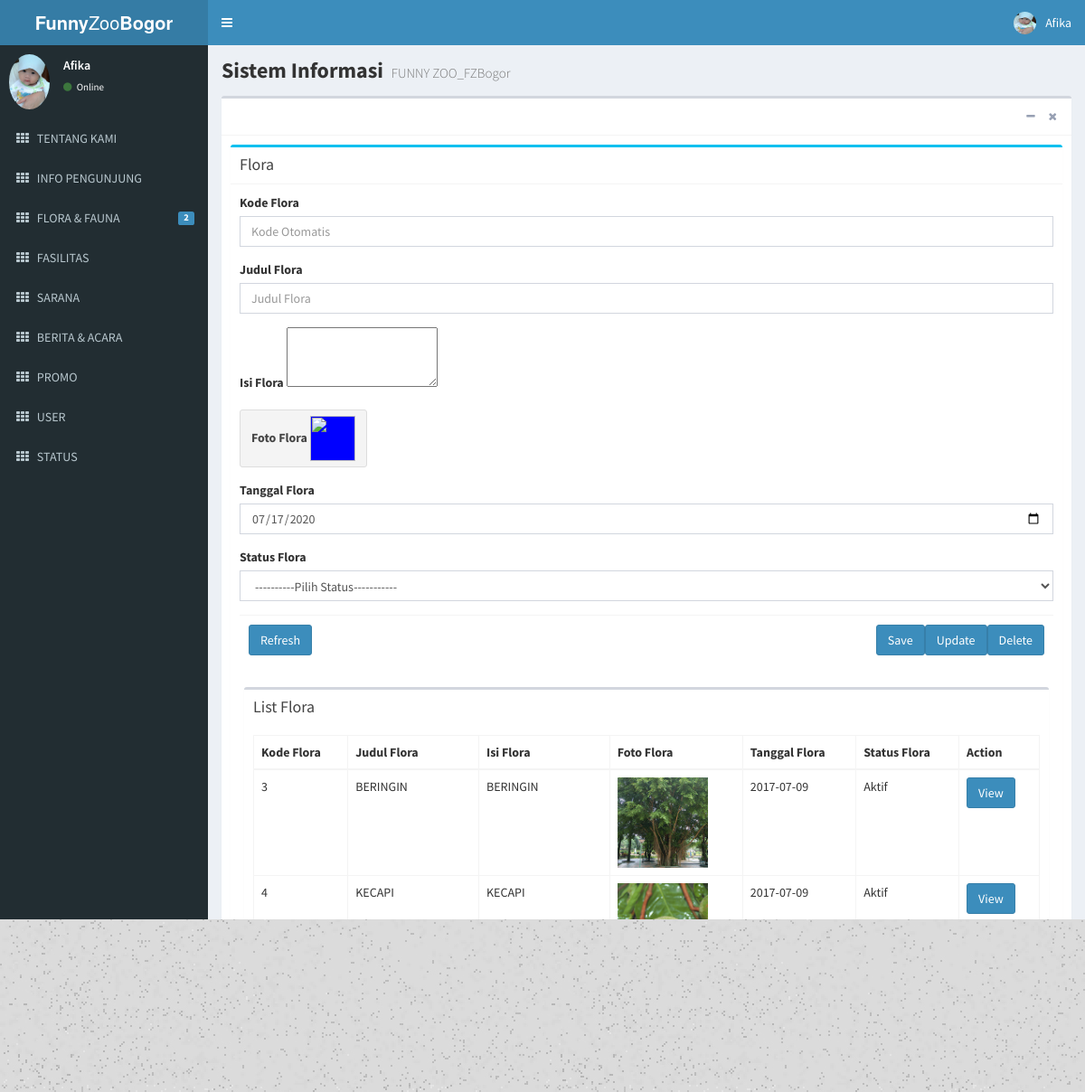
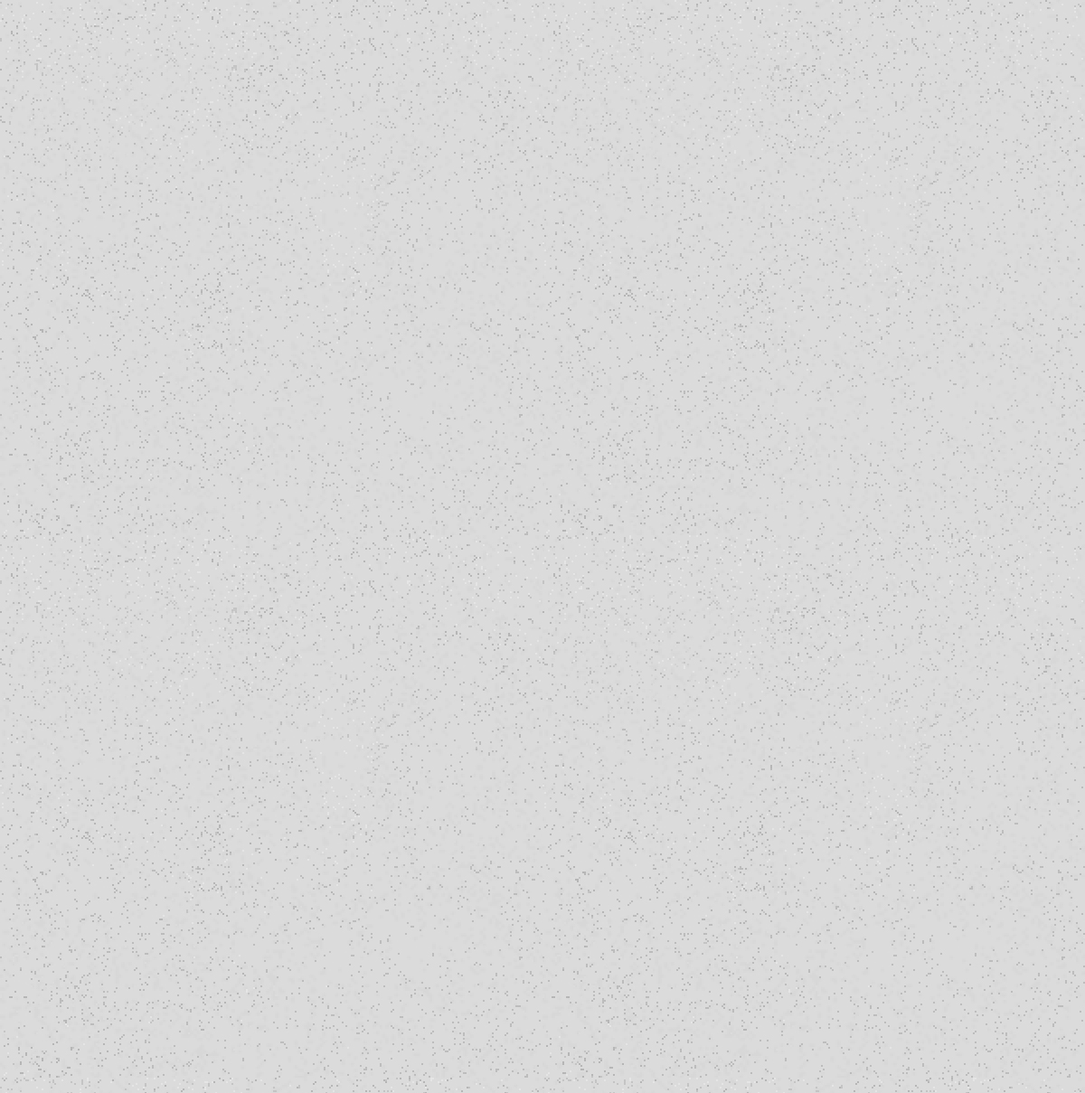
The app's page /funny_zoo/index3.php?id=3 (signed in) with its own data (2 pictures, top to bottom).
### tables this page shows
CREATE TABLE `tbl_flora` (
  `kd_flora` int(11) NOT NULL,
  `judul_flora` varchar(50) NOT NULL,
  `isi_flora` text NOT NULL,
  `foto_flora` varchar(50) NOT NULL,
  `tgl_flora` date NOT NULL,
  `kd_status` int(11) NOT NULL
);

CREATE TABLE `tbl_status` (
  `kd_status` int(11) NOT NULL,
  `status` varchar(50) NOT NULL
);

### funny_zoo/web_flora.php (the view, shortened to what this page needs)
          <div class="box box-info">
            <div class="box-header with-border">
              <h3 class="box-title">Flora</h3>
            </div>
            <div class="box-body" >
              <form role="form" action="" method="post" enctype="multipart/form-data">
              <div class="form-group">
                  <label>Kode Flora</label>
                  <input class="form-control" type="text" name="kd_flora" placeholder="Kode Otomatis" value="<?php echo $data3->kd_flora; ?>"></input>
                </div>
                <div class="form-group">
                  <label>Judul Flora</label>
                  <input class="form-control" type="text" name="judul_flora" placeholder="Judul Flora" value="<?php echo $data3->judul_flora; ?>"></input>
                </div>
                <div class="form-group">
                  <label>Isi Flora</label>
                  <textarea id="ckeditor" class="ckeditor" type="text" rows="3" name="isi_flora"><?php echo $data3->isi_flora; ?></textarea>
                </div>
                <div class="form-group">
                <div class="btn btn-default btn-file">
                  <label>Foto Flora</label>
                  <img src="images/flora/<?php echo $data3->foto_flora; ?>" style="width:50px;height:50px;background-color:blue;"></img>
                </div>
                </div>
                <div class="form-group">
                  <label>Tanggal Flora</label>
                   <input type="date" name="tgl_flora" class="form-control" value="<?php echo date('Y-m-d') ?>">
                </div>
                <div class="form-group">
                  <label>Status Flora</label>
                  <select name="kd_status" class="form-control" >
                    <option value="">----------Pilih Status-----------</option>
                    </select>
                </div>
              <div class="box-footer">
                <a class="btn btn-primary" href="index3.php?id=1">Refresh</a>
                <input type="submit" name="hapus" value="Delete" class="btn btn-primary pull-right">
                <input type="submit" name="ubah" value="Update" class="btn btn-primary pull-right">
                <input type="submit" name="simpan" value="Save" class="btn btn-primary pull-right">
              </div>
            </form>
          </div>
<section class="content">
      <div class="row">
        <div class="col-xs-12">
          <div class="box">
            <div class="box-header">
              <h3 class="box-title">List Flora</h3>
            </div>
            <div class="box-body">
              <table class="table table-bordered table-hover">
                <thead>
                <tr>
                    <th>Kode Flora</th>
                    <th>Judul Flora</th>
                    <th>Isi Flora</th>
                    <th>Foto Flora</th>
                    <th>Tanggal Flora</th>
                    <th>Status Flora</th>
                    <th>Action</th>
                </tr>
                </thead>
                <tbody>
                      <?php
                        include('koneksi.php');
                        $sql="SELECT * FROM tbl_flora";
                        $run=mysqli_query($koneksi,$sql);
                        while($data=mysqli_fetch_object($run))
                        {
                      ?>
                      <tr>
                        <td><?php echo $data->kd_flora; ?></td>
                        <td><?php echo $data->judul_flora; ?></td>
                        <td><?php echo $data->isi_flora; ?></td>
                        <td><img width="100px" height="100px" src="images/flora/<?php echo $data->foto_flora; ?>"></td>
                        <td><?php echo $data->tgl_flora; ?></td>
                        <td>
                          <?php
                              $sql2="select * from tbl_status where kd_status ='".$data->kd_status ."'";
                              $query2=mysqli_query($koneksi,$sql2);
                              $data2=mysqli_fetch_object($query2);
                              echo $data2->status;
                          ?>
                        </td>
                        <td>
                          <a class="btn btn-primary" href="index3.php?id=3&kode=<?php echo $data->kd_flora ?>">View</a>
                        </td>
                      </tr>
                      <?php
                      }
                      ?>
                </tbody>
                </table>
               </div>
            </div>
        </div>
    </div>
</section>

### records on screen
tbl_flora: kd_flora "3", judul_flora "BERINGIN", isi_flora "BERINGIN", foto_flora (picture), tgl_flora "2017-07-09", tbl_status.status "Aktif"
tbl_flora: kd_flora "4", judul_flora "KECAPI", isi_flora "KECAPI", foto_flora (picture), tgl_flora "2017-07-09", tbl_status.status "Aktif"
tbl_flora: kd_flora "5", judul_flora "BUNI", isi_flora "BUNI", foto_flora (picture), tgl_flora "2017-07-09", tbl_status.status "Aktif"
tbl_flora: judul_flora "KEPEL", isi_flora "KEPEL", foto_flora (picture), tgl_flora "2017-07-09", tbl_status.status "Aktif"
tbl_flora: kd_flora "7", judul_flora "MANGGIS", isi_flora "MANGGIS", foto_flora (picture), tgl_flora "2017-07-09", tbl_status.status "Aktif"
tbl_flora: kd_flora "8", judul_flora "MENTENG", isi_flora "MENTENG", foto_flora (picture), tgl_flora "2017-07-09"
tbl_flora: kd_flora "9", judul_flora "SAWO", isi_flora "SAWO", foto_flora (picture), tgl_flora "2017-07-09", tbl_status.status "Aktif"
tbl_flora: kd_flora "10", judul_flora "KEMENYAN", isi_flora "KEMENYAN", foto_flora (picture), tgl_flora "2017-07-13", tbl_status.status "Aktif"
tbl_flora: kd_flora "11", judul_flora "KENANGA", isi_flora "KENANGA", foto_flora (picture), tgl_flora "2017-07-13", tbl_status.status "Aktif"
tbl_flora: kd_flora "12", judul_flora "BUNGA BANGKAI", isi_flora "BUNGA BANGKAI", foto_flora (picture), tgl_flora "2017-07-13", tbl_status.status "Aktif"
tbl_flora: kd_flora "13", judul_flora "SAPU TANGAN", isi_flora "SAPU TANGAN", foto_flora (picture), tgl_flora "2017-07-13"
tbl_flora: kd_flora "15", judul_flora "BERINGIN", isi_flora "BERINGIN", foto_flora (picture), tgl_flora "2017-07-14", tbl_status.status "Aktif"

### other values on screen
$_SESSION['nama_user'] "Afika"
